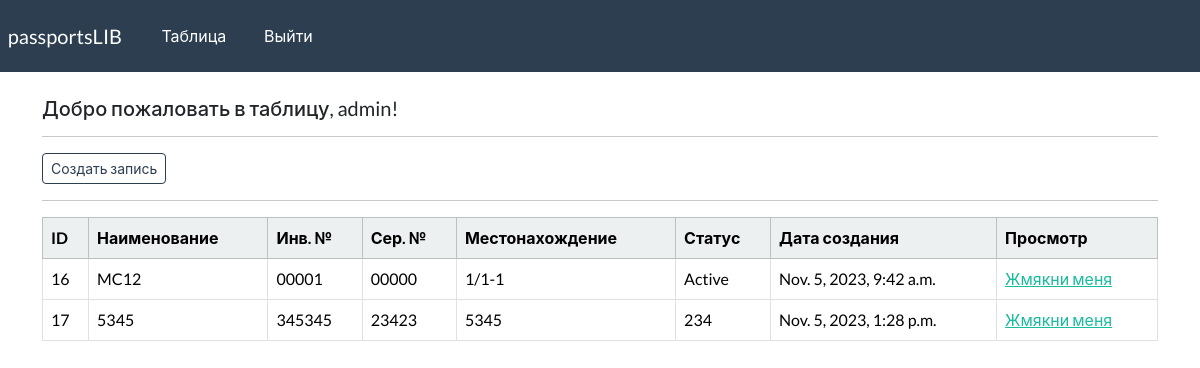
The page /dashboard (signed in) on the database its author committed.
### webapp/models.py (models this page shows, shortened)
class Record(models.Model):
    creation_date = models.DateTimeField(auto_now_add=True)
    first_name = models.CharField(max_length=100)
    inv_num = models.CharField(max_length=50)
    ser_num = models.CharField(max_length=50)
    place_pass = models.CharField(max_length=50)
    status_pass = models.CharField(max_length=50)

### webapp/views.py (the view)
# urls.py: path('dashboard', views.dashboard, name="dashboard"),
@login_required(login_url='my-login')
def dashboard(request):
    my_records = Record.objects.all()
    context = {'records': my_records}
    return render(request, 'webapp/dashboard.html', context=context)

### webapp/templates/webapp/dashboard.html
{% extends 'webapp/base.html' %}
{% block content %}
    <h5>Добро пожаловать в таблицу, {{user}}!</h5>
    <hr>
    <a class="btn btn-outline-primary btn-sm" href="{% url 'create-record' %}">
        Создать запись
    </a>
    <hr>
    <table class="table table-hover table-bordered">
        <thead class="table-light">
            <tr>
                <th scope="col">ID</th>
                <th scope="col">Наименование</th>
                <th scope="col">Инв. №</th>
                <th scope="col">Сер. №</th>
                <th scope="col">Местонахождение</th>
                <th scope="col">Статус</th>
                <th scope="col">Дата создания</th>
                <th scope="col">Просмотр</th>
            </tr>
        </thead>
        <tbody>
        {% if records %}
            {% for record in records %}
            <tr>
                <td>{{record.id}}</td>
                <td>{{record.first_name}}</td>
                <td>{{record.inv_num}}</td>
                <td>{{record.ser_num}}</td>
                <td>{{record.place_pass}}</td>
                <td>{{record.status_pass}}</td>
                <td>{{record.creation_date}}</td>
                <td><a href="{% url 'record' record.id %}">Жмякни меня</a></td>
            </tr>
            {% endfor %}
        {% endif %}
        </tbody>
    </table>
{% endblock %}

### rows shown on the page
Record: id "16", first_name "MC12", inv_num "00001", ser_num "00000", place_pass "1/1-1", status_pass "Active", creation_date "Nov. 5, 2023, 9:42 a.m."
Record: id "17", first_name "5345", inv_num "345345", ser_num "23423", place_pass "5345", status_pass "234", creation_date "Nov. 5, 2023, 1:28 p.m."

### other values the page prints
{{ user }} "admin"
